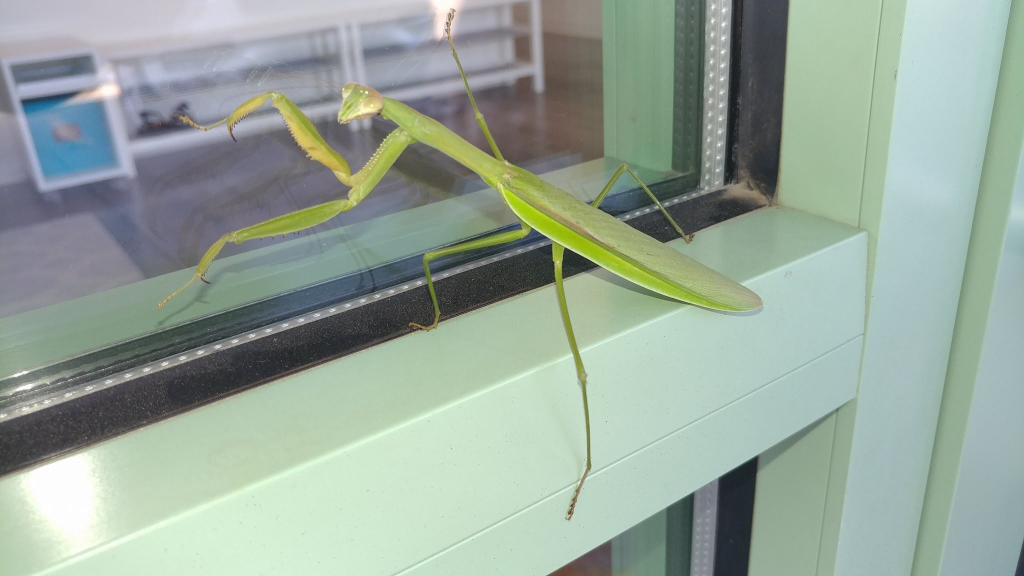
#> input picture 05_cropping_rotating_resizing/green_mantis.jpeg, 2048 x 1152 px (shown at 1/2 size)
$ python crop_image.py
#> lines starting #> are read from the running program, lines starting #| are printed output that depends on the picture
# crop_image.py

from PIL import Image


def crop_image(image_path, coords, output_image_path):
#> called with image_path = 'green_mantis.jpeg', coords = (302, 101, 910, 574), output_image_path = 'cropped_mantis.jpg'
    image = Image.open(image_path)
#> image is the input picture: PIL image 2048x1152 RGB; mean R, G, B 151.1, 166.4, 154.8
    cropped_image = image.crop(coords)
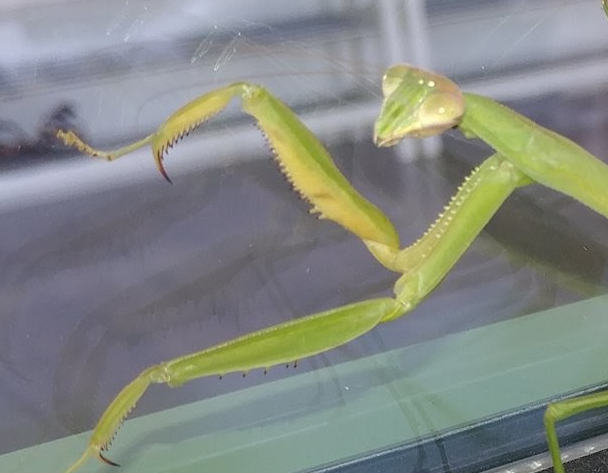
#> cropped_image: PIL image 608x473 RGB; mean R, G, B 131.5, 136.7, 131.6
    cropped_image.save(output_image_path)


if __name__ == "__main__":
    crop_image("green_mantis.jpeg",
               (302, 101, 910, 574),
               "cropped_mantis.jpg")

$ run again, with 05_cropping_rotating_resizing/dragonfly.jpg copied over 05_cropping_rotating_resizing/green_mantis.jpeg
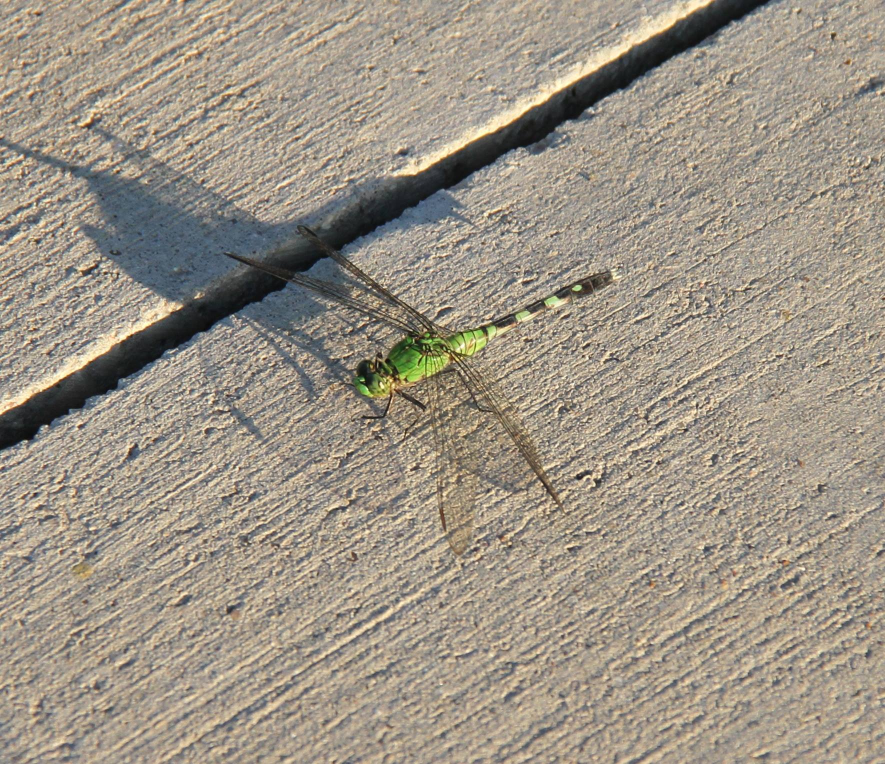
#> input picture 05_cropping_rotating_resizing/dragonfly.jpg, 1770 x 1528 px (shown at 1/2 size)
#> in crop_image, image is the input picture: PIL image 1770x1528 RGB; mean R, G, B 156.8, 147.6, 133.5
#> in crop_image, `cropped_image = image.crop(coords)`:
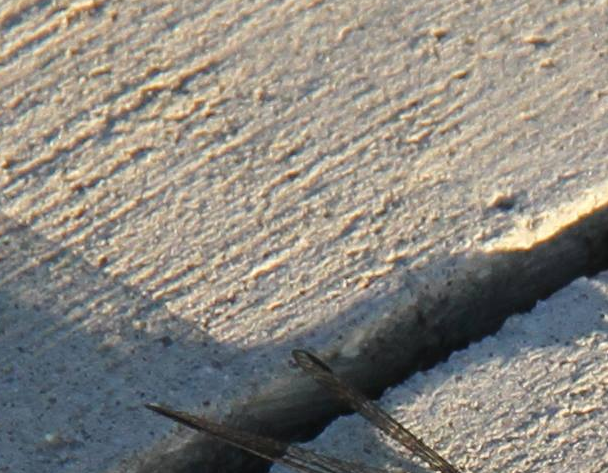
#> cropped_image: PIL image 608x473 RGB; mean R, G, B 138.4, 134.4, 127

$ run again, with 05_cropping_rotating_resizing/mantis.jpg copied over 05_cropping_rotating_resizing/green_mantis.jpeg
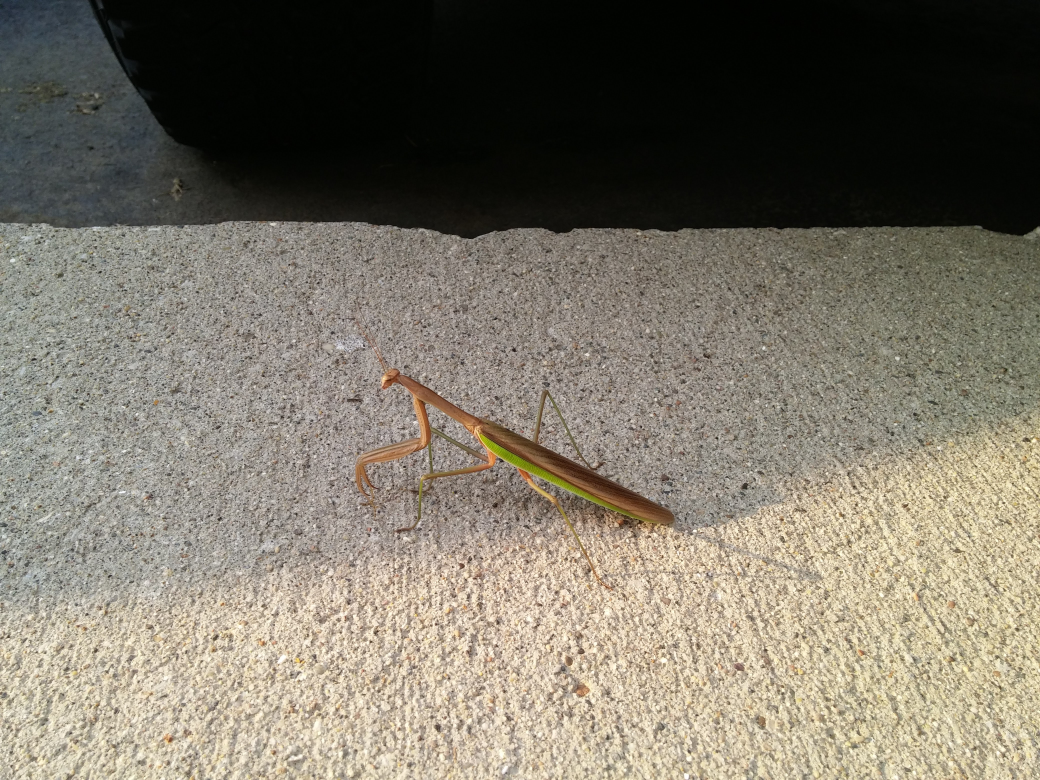
#> input picture 05_cropping_rotating_resizing/mantis.jpg, 4160 x 3120 px (shown at 1/4 size)
#> in crop_image, image is the input picture: PIL image 4160x3120 RGB; mean R, G, B 124.3, 118, 104.7
#> in crop_image, `cropped_image = image.crop(coords)`:
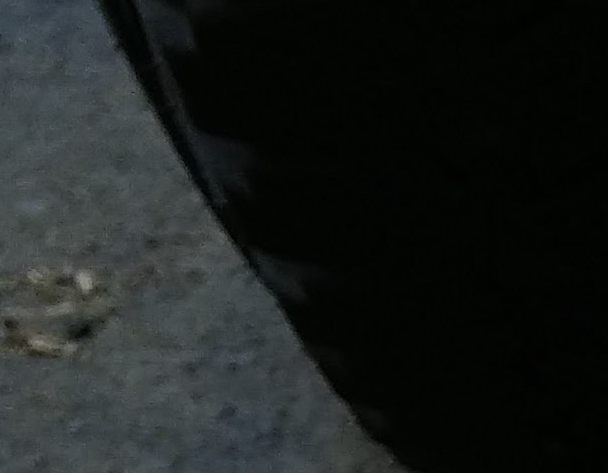
#> cropped_image: PIL image 608x473 RGB; mean R, G, B 27.3, 31.2, 29.9
